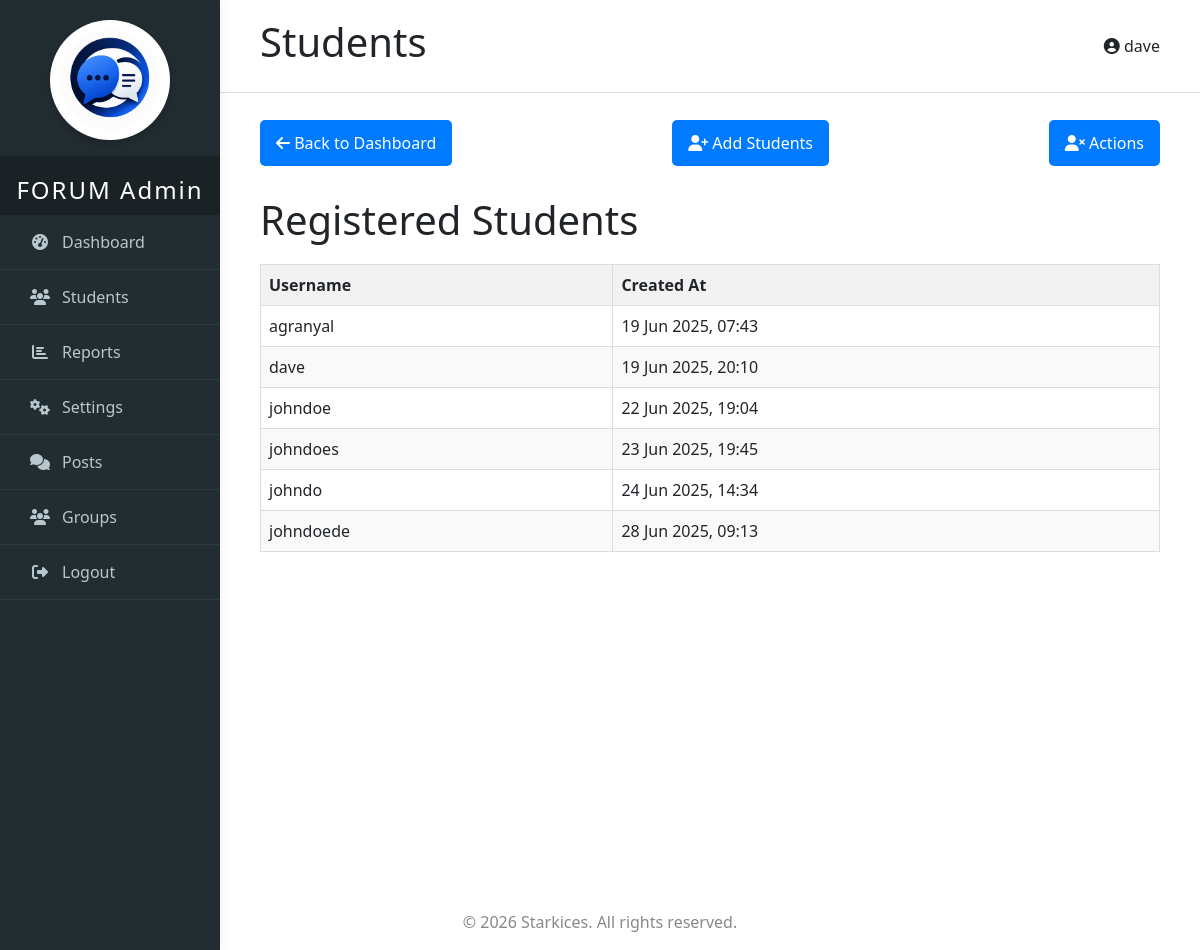
Page /admin/users.php (signed in) on the earlier database version.
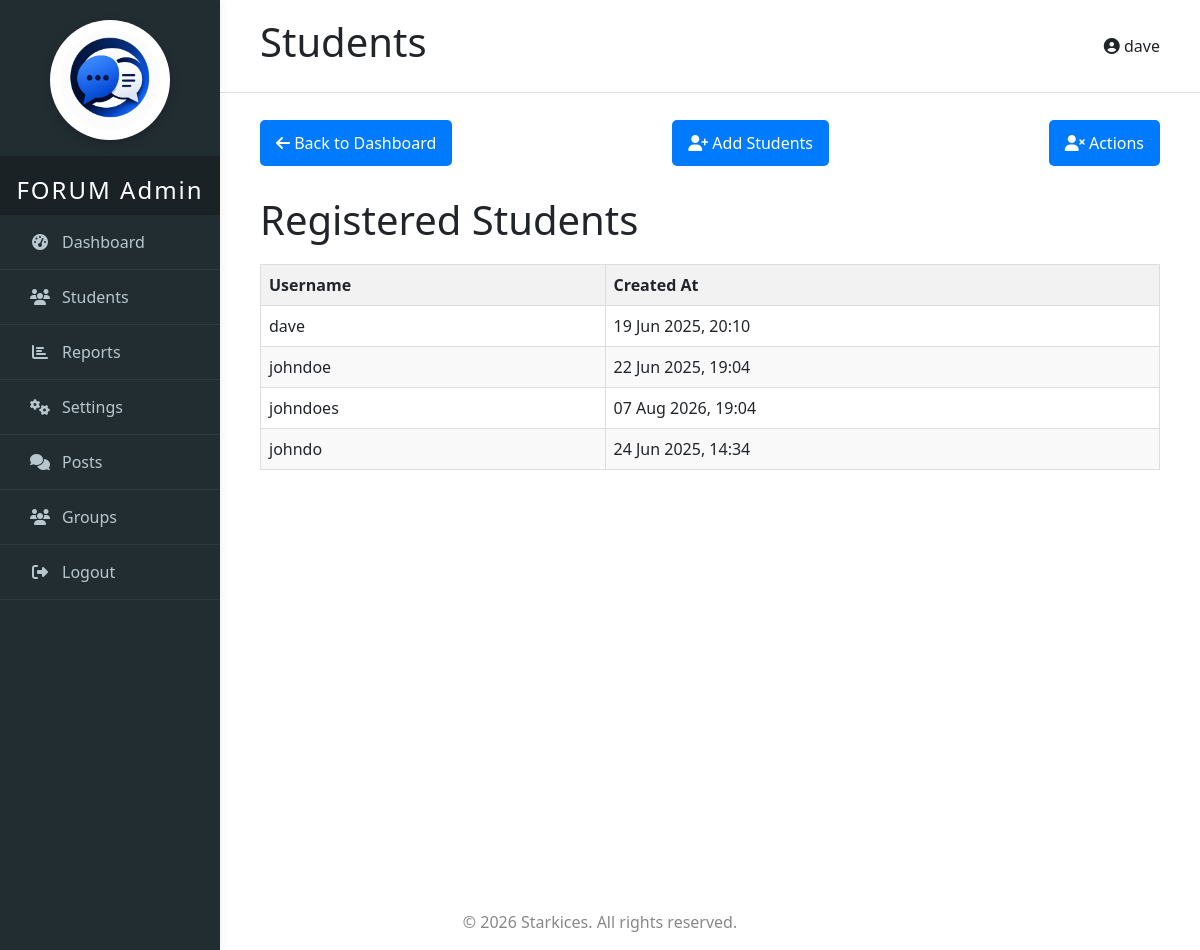
Same page on the later database version.
### tables this page shows
CREATE TABLE `users` (
  `id` int(11) NOT NULL,
  `username` varchar(50) NOT NULL,
  `password` varchar(255) NOT NULL,
  `created_at` timestamp NOT NULL DEFAULT current_timestamp(),
  `status` varchar(15) DEFAULT NULL,
  `profile_pic` varchar(255) DEFAULT NULL,
  `cover_photo` varchar(255) DEFAULT NULL,
  `email` varchar(50) DEFAULT NULL,
  `fullname` varchar(255) NOT NULL
);

### admin/users.php (the view, shortened to what this page needs)
<?php
if (!isset($_SESSION['admin_logged_in'])) {
    header('Location: login.php');
    exit();
}else {
    $adminName = $_SESSION['admin_name'] ?? 'Administrator';
}
?>
<!DOCTYPE html>
<html lang="en">
<head>
    <link rel="stylesheet" href="adminacc.css">
    <link rel="stylesheet" href="https://cdnjs.cloudflare.com/ajax/libs/font-awesome/6.4.2/css/all.min.css">
    <link href="https://cdn.jsdelivr.net/npm/bootstrap@5.3.2/dist/css/bootstrap.min.css" rel="stylesheet">
</head>
<body>
    <?php
    include 'admininterface.php';
    ?>
    <div class="header">
        <div><h1>Students</h1></div>
        <div class="admin-info">
            <i class="fas fa-user-circle"></i> <?php echo htmlspecialchars($adminName); ?>
        </div>
    </div>
    <div class="main-content" style="margin-top:70px;">
        <div class="actions">
        <a href="dashboard.php" class="btn"><i class="fas fa-arrow-left"></i> Back to Dashboard</a>
        <a href="add_user.php" class="btn"><i class="fas fa-user-plus"></i> Add Students</a>
        <a href="delete_user.php" class="btn"><i class="fas fa-user-times"></i> Actions</a>
        </div>
        <h1>Registered Students</h1>
        <table class="user-table">
            <thead>
                <tr>
                    <th>Username</th>
                    <th>Created At</th>
                </tr>
            </thead>
            <tbody>
                <?php
                require_once('db_connect.php');
                $sql = "SELECT username, created_at FROM users";
                $result = mysqli_query($conn, $sql);
                if (mysqli_num_rows($result) > 0) {
                    while ($row = mysqli_fetch_assoc($result)) {
                        echo "<tr>";
                        echo "<td>" . htmlspecialchars($row['username'] ?? '') . "</td>";
                        echo "<td>" . date('d M Y, H:i', strtotime($row['created_at'])) . "</td>";
                        echo "</tr>";
                    }
                } else {
                    echo "<tr><td colspan='2'>No users found</td></tr>";
                }
                ?>
            </tbody>
        </table>
    </div>
    <p class="footer" style="margin-top: 40px; text-align: center; color: #888;">&copy; <?php echo date('Y'); ?> Starkices. All rights reserved.</p>
</body>
</html>

Differences in the rows shown:
removed users: username "agranyal", created_at "19 Jun 2025, 07:43"
removed users: username "johndoede", created_at "28 Jun 2025, 09:13"
changed users "johndoes": created_at "23 Jun 2025, 19:45" → "07 Aug 2026, 19:04"
